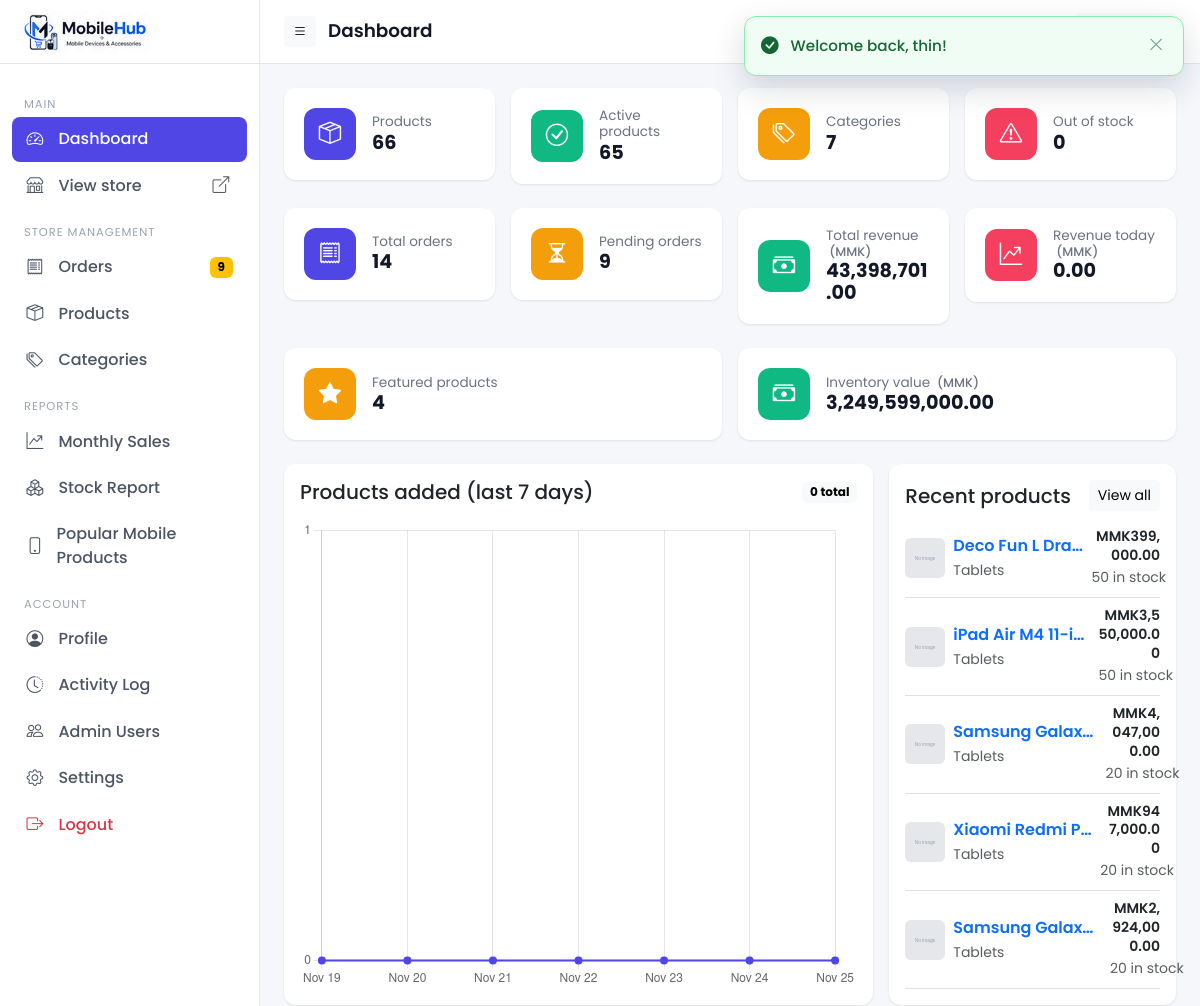
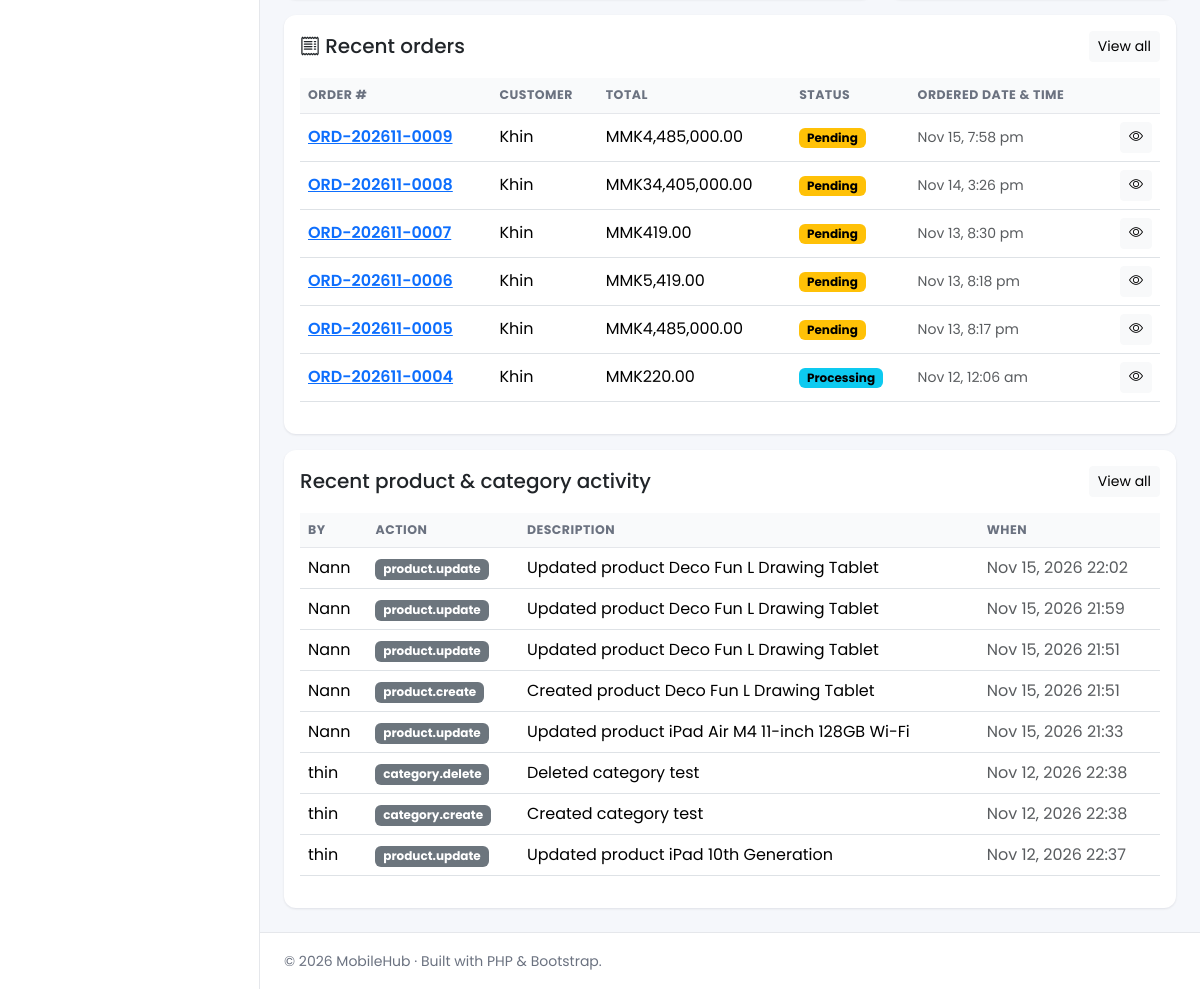
The app's page /admin/dashboard.php (signed in) with its own data (2 pictures, top to bottom).
### tables this page shows
CREATE TABLE `products` (
  `id` int(10) UNSIGNED NOT NULL,
  `category_id` int(10) UNSIGNED DEFAULT NULL,
  `name` varchar(200) NOT NULL,
  `slug` varchar(220) NOT NULL,
  `sku` varchar(80) DEFAULT NULL,
  `short_description` varchar(500) DEFAULT NULL,
  `description` text DEFAULT NULL,
  `price` decimal(10,2) NOT NULL DEFAULT 0.00,
  `sale_price` decimal(10,2) DEFAULT NULL,
  `stock` int(11) NOT NULL DEFAULT 0,
  `image` varchar(255) DEFAULT NULL,
  `status` enum('active','inactive','draft') NOT NULL DEFAULT 'active',
  `featured` tinyint(1) NOT NULL DEFAULT 0,
  `created_at` datetime NOT NULL DEFAULT current_timestamp(),
  `updated_at` datetime NOT NULL DEFAULT current_timestamp() ON UPDATE current_timestamp()
);

CREATE TABLE `categories` (
  `id` int(10) UNSIGNED NOT NULL,
  `name` varchar(150) NOT NULL,
  `slug` varchar(160) NOT NULL,
  `description` text DEFAULT NULL,
  `status` enum('active','inactive') NOT NULL DEFAULT 'active',
  `created_at` datetime NOT NULL DEFAULT current_timestamp(),
  `updated_at` datetime NOT NULL DEFAULT current_timestamp() ON UPDATE current_timestamp()
);

CREATE TABLE `orders` (
  `id` int(10) UNSIGNED NOT NULL,
  `customer_id` int(10) UNSIGNED DEFAULT NULL,
  `order_number` varchar(40) NOT NULL,
  `customer_name` varchar(150) NOT NULL,
  `customer_email` varchar(150) NOT NULL,
  `customer_phone` varchar(40) DEFAULT NULL,
  `shipping_address` text NOT NULL,
  `shipping_city` varchar(100) DEFAULT NULL,
  `shipping_zip` varchar(20) DEFAULT NULL,
  `shipping_country` varchar(100) DEFAULT NULL,
  `subtotal` decimal(12,2) NOT NULL DEFAULT 0.00,
  `shipping_fee` decimal(12,2) NOT NULL DEFAULT 0.00,
  `total` decimal(12,2) NOT NULL DEFAULT 0.00,
  `payment_method` varchar(40) NOT NULL DEFAULT 'cod',
  `fulfillment_method` enum('delivery','pickup') NOT NULL DEFAULT 'delivery',
  `status` enum('pending','processing','shipped','ready_for_pickup','completed','cancelled') NOT NULL DEFAULT 'pending',
  `notes` text DEFAULT NULL,
  `created_at` datetime NOT NULL DEFAULT current_timestamp(),
  `updated_at` datetime NOT NULL DEFAULT current_timestamp() ON UPDATE current_timestamp()
);

CREATE TABLE `activity_log` (
  `id` int(10) UNSIGNED NOT NULL,
  `user_id` int(10) UNSIGNED DEFAULT NULL,
  `action` varchar(100) NOT NULL,
  `description` text DEFAULT NULL,
  `ip_address` varchar(45) DEFAULT NULL,
  `created_at` datetime NOT NULL DEFAULT current_timestamp()
);

### admin/dashboard.php (the view, shortened to what the rows shown need)
<?php
require_once __DIR__ . '/includes/auth.php';
require_login();
$recentProducts   = [];
$labels = $values = [];
$dashboardCurrency = setting('currency_code', 'MMK');
$recentOrders    = [];
$ordersEnabled   = false;
try {
    $recentProducts = db()->query(
        'SELECT p.id, p.name, p.price, p.sale_price, p.stock, p.image, p.created_at,
                c.name AS category_name
         FROM products p
         LEFT JOIN categories c ON c.id = p.category_id
         ORDER BY p.created_at DESC LIMIT 5'
    )->fetchAll();
    $byDate = [];
    for ($i = 6; $i >= 0; $i--) {
        $d = date('Y-m-d', strtotime("-$i day"));
        $labels[] = date('M j', strtotime($d));
        $values[] = $byDate[$d] ?? 0;
    }
} catch (Throwable $e) {
}
try {
    $recentOrders  = db()->query(
        "SELECT id, order_number, customer_name, total, status, created_at
         FROM orders ORDER BY created_at DESC LIMIT 6"
    )->fetchAll();
    $ordersEnabled = true;
} catch (Throwable $e) {
}
$recentActivity = [];
if (has_role('admin')) {
    $recentActivity = db()->query(
        "SELECT a.*, u.name AS user_name
         FROM activity_log a
         LEFT JOIN admin_users u ON u.id = a.user_id
         WHERE a.action LIKE 'product.%' OR a.action LIKE 'category.%'
         ORDER BY a.created_at DESC LIMIT 8"
    )->fetchAll();
}
include __DIR__ . '/includes/header.php';
?>
<div class="row g-3">
  <div class="col-xl-4">
    <div class="card h-100">
      <div class="card-body">
        <ul class="list-unstyled mb-0">
          <?php foreach ($recentProducts as $p): ?>
            <li class="recent-product-item d-flex align-items-center gap-2 py-2 border-bottom">
              <img src="<?= e(product_image_url($p['image'])) ?>"
                   class="recent-product-image rounded" width="40" height="40" style="object-fit:cover" alt="">
              <div class="recent-product-info flex-grow-1 min-w-0">
                <a href="<?= e(admin_url('product_form.php?id=' . (int)$p['id'])) ?>"
                   class="fw-semibold text-truncate text-decoration-none d-block">
                  <?= e($p['name']) ?>
                </a>
                <small class="text-muted"><?= e($p['category_name'] ?: 'Uncategorized') ?></small>
              </div>
              <div class="recent-product-meta text-end">
                <div class="recent-product-price fw-semibold small">
                  <?php $effective = $p['sale_price'] !== null && (float)$p['sale_price'] > 0
                                      ? (float)$p['sale_price'] : (float)$p['price']; ?>
                  <?= e(price($effective)) ?>
                </div>
                <small class="text-muted"><?= (int)$p['stock'] ?> in stock</small>
              </div>
            </li>
          <?php endforeach; ?>
        </ul>
      </div>
    </div>
  </div>
  <?php if ($ordersEnabled): ?>
  <div class="col-12">
    <div class="card">
      <div class="card-body">
        <div class="table-responsive">
          <table class="table align-middle">
            <thead>
              <tr>
                <th>Order #</th><th>Customer</th><th>Total</th><th>Status</th><th>Ordered Date &amp; Time</th><th></th>
              </tr>
            </thead>
            <tbody>
              <?php
              $sb = [
                  'pending'    => 'text-bg-warning',
                  'processing' => 'text-bg-info',
                  'shipped'    => 'text-bg-primary',
                  'ready_for_pickup' => 'text-bg-primary',
                  'completed'  => 'text-bg-success',
                  'cancelled'  => 'text-bg-secondary',
              ];
              ?>
              <?php foreach ($recentOrders as $o): ?>
                <tr>
                  <td>
                    <a href="<?= e(admin_url('order_view.php?id=' . (int)$o['id'])) ?>"
                       class="fw-semibold"><?= e($o['order_number']) ?></a>
                  </td>
                  <td><?= e($o['customer_name']) ?></td>
                  <td><?= e(price((float)$o['total'])) ?></td>
                  <td>
                    <span class="badge <?= e($sb[$o['status']] ?? 'text-bg-secondary') ?>">
                      <?= e($o['status'] === 'ready_for_pickup' ? 'Ready for pickup' : (($o['status'] === 'completed' && ($o['fulfillment_method'] ?? 'delivery') === 'pickup') ? 'Collected' : ucfirst($o['status']))) ?>
                    </span>
                  </td>
                  <td class="text-muted">
                    <small><?= e(date('M j, g:i a', strtotime($o['created_at']))) ?></small>
                  </td>
                  <td class="text-end">
                    <a class="btn btn-sm btn-light"
                       href="<?= e(admin_url('order_view.php?id=' . (int)$o['id'])) ?>">
                      <i class="bi bi-eye"></i>
                    </a>
                  </td>
                </tr>
              <?php endforeach; ?>
            </tbody>
          </table>
        </div>
      </div>
    </div>
  </div>
  <?php endif; ?>
  <?php if (has_role('admin')): ?>
  <div class="col-12">
    <div class="card">
      <div class="card-body">
        <div class="table-responsive">
          <table class="table align-middle">
            <thead>
              <tr>
                <th>By</th><th>Action</th><th>Description</th><th>When</th>
              </tr>
            </thead>
            <tbody>
              <?php foreach ($recentActivity as $a): ?>
                <tr>
                  <td><?= e($a['user_name'] ?? '—') ?></td>
                  <td><span class="badge text-bg-secondary"><?= e($a['action']) ?></span></td>
                  <td><?= e($a['description']) ?></td>
                  <td class="text-muted"><?= e(format_date($a['created_at'])) ?></td>
                </tr>
              <?php endforeach; ?>
            </tbody>
          </table>
        </div>
      </div>
    </div>
  </div>
  <?php endif; ?>
</div>
<script>
document.addEventListener('DOMContentLoaded', function () {
    const ctx = document.getElementById('productsChart');
    if (!ctx) return;
    new Chart(ctx, {
        type: 'line',
        data: {
            labels: <?= json_encode($labels) ?>,
            datasets: [{
                label: 'Products',
                data:  <?= json_encode($values) ?>,
                borderColor: '#4f46e5',
                backgroundColor: 'rgba(79,70,229,.12)',
                fill: true, tension: .35, borderWidth: 2,
                pointBackgroundColor: '#4f46e5'
            }]
        },
        options: {
            responsive: true,
            maintainAspectRatio: false,
            plugins: { legend: { display: false } },
            scales: { y: { beginAtZero: true, ticks: { precision: 0 } } }
        }
    });
});
</script>
<?php include __DIR__ . '/includes/footer.php'; ?>

### records on screen
products: name "Deco Fun L Dra…", category.name "Tablets", price($effective) "MMK399,000.00", stock "50"
products: name "iPad Air M4 11-i…", category.name "Tablets", price($effective) "MMK3,550,000.00", stock "50"
products: name "Samsung Galax…", category.name "Tablets", price($effective) "MMK4,047,000.00", stock "20"
products: name "Xiaomi Redmi P…", category.name "Tablets", price($effective) "MMK947,000.00", stock "20"
products: name "Samsung Galax…", category.name "Tablets", price($effective) "MMK2,924,000.00", stock "20"
orders: order_number "ORD-202611-0009", customer_name "Khin", total "MMK4,485,000.00", status "Pending", created_at "Nov 15, 7:58 pm"
orders: order_number "ORD-202611-0008", customer_name "Khin", total "MMK34,405,000.00", status "Pending", created_at "Nov 14, 3:26 pm"
orders: order_number "ORD-202611-0007", customer_name "Khin", total "MMK419.00", status "Pending", created_at "Nov 13, 8:30 pm"
orders: order_number "ORD-202611-0006", customer_name "Khin", total "MMK5,419.00", status "Pending", created_at "Nov 13, 8:18 pm"
orders: order_number "ORD-202611-0005", customer_name "Khin", total "MMK4,485,000.00", status "Pending", created_at "Nov 13, 8:17 pm"
orders: order_number "ORD-202611-0004", customer_name "Khin", total "MMK220.00", status "Processing", created_at "Nov 12, 12:06 am"
activity_log: user.name "Nann", action "product.update", description "Updated product Deco Fun L Drawing Tablet", created_at "Nov 15, 2026 22:02"
activity_log: user.name "Nann", action "product.update", description "Updated product Deco Fun L Drawing Tablet", created_at "Nov 15, 2026 21:59"
activity_log: user.name "Nann", action "product.update", description "Updated product Deco Fun L Drawing Tablet", created_at "Nov 15, 2026 21:51"
activity_log: user.name "Nann", action "product.create", description "Created product Deco Fun L Drawing Tablet", created_at "Nov 15, 2026 21:51"
activity_log: user.name "Nann", action "product.update", description "Updated product iPad Air M4 11-inch 128GB Wi-Fi", created_at "Nov 15, 2026 21:33"
activity_log: user.name "thin", action "category.delete", description "Deleted category test", created_at "Nov 12, 2026 22:38"
activity_log: user.name "thin", action "category.create", description "Created category test", created_at "Nov 12, 2026 22:38"
activity_log: user.name "thin", action "product.update", description "Updated product iPad 10th Generation", created_at "Nov 12, 2026 22:37"

### other values on screen
$pendingCount "9"
$pageTitle "Dashboard"
$f['message'] "Welcome back, thin!"
$totalProducts "66"
$activeProducts "65"
$totalCategories "7"
$outOfStock "0"
$totalOrders "14"
$pendingOrders "9"
$dashboardCurrency "MMK"
$totalRevenue "43,398,701.00"
$todayRevenue "0.00"
$featuredCount "4"
$inventoryValue "3,249,599,000.00"
array_sum($values) "0"
